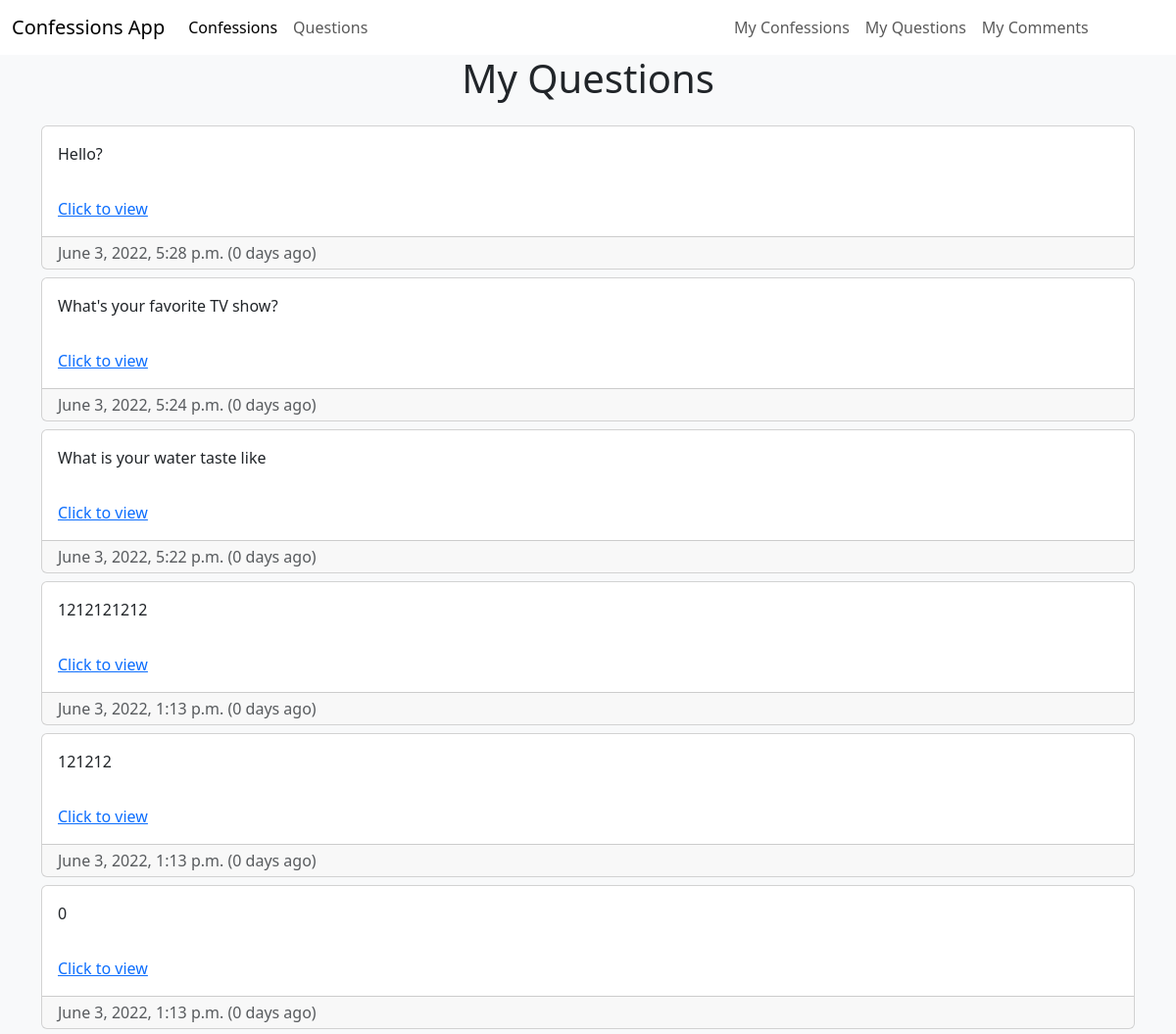
The page /myquestions (signed in, upper part) on the database as committed earlier.
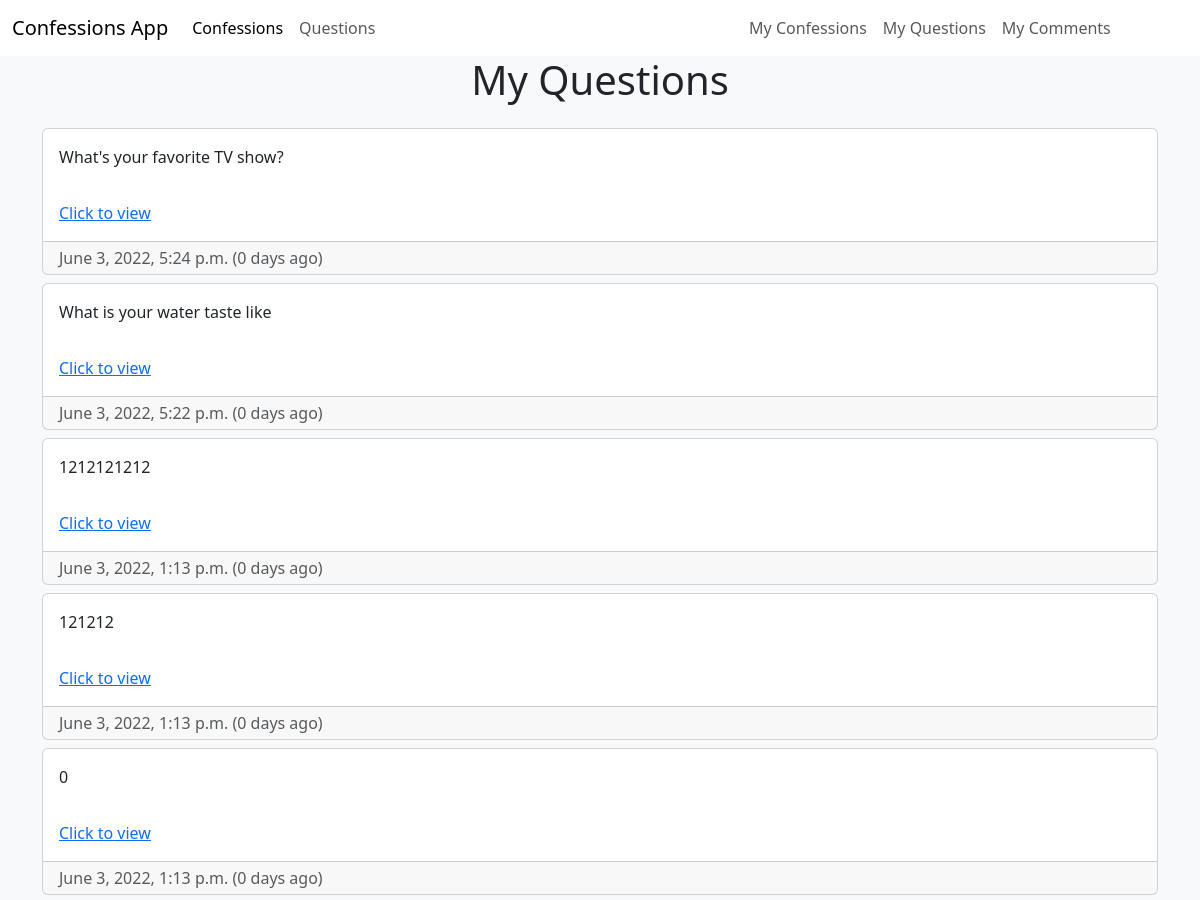
The same page on the database as committed later.
### ConfessionsApp/models.py (models this page shows, shortened)
class Question(models.Model):
    CATEGORIES = [
        ('CMPLN', 'Complaint'),
        ('FMLY', 'Family'),
        ('FRNDS', 'Friends'),
        ('HBBS', 'Hobbies'),
        ('LV', 'Love'),
        ('OTHR', 'Other'),
        ('SCHL', 'School'),
        ('SPRTS', 'Sports'),
    ]
    category = models.CharField(max_length=10, choices=CATEGORIES)
    owner = models.ForeignKey(User, on_delete=models.CASCADE)
    question_text = models.CharField(max_length=255)
    body = models.TextField()
    date = models.DateTimeField(auto_now_add=True)
    edited = models.BooleanField(default=False)
    edited_date = models.DateTimeField(auto_now=True)
    @property
    def num_days_ago(self):
        today= timezone.now()
        return (today - self.date).days

### ConfessionsApp/views.py (the view)
# urls.py: path("myquestions", views.userQuestions, name="myquestions"),
@login_required
def userQuestions(request):
    user = request.user
    Questions = Question.objects.filter(owner=user).order_by('-date')
    context = {
        'questions' : Questions,
    }
    return render(request, 'ConfessionsApp/userQuestions.html', context=context)

### ConfessionsApp/templates/ConfessionsApp/userQuestions.html (shortened to what this page needs)
{%extends 'ConfessionsApp/base.html'%}
{%block content%}
<h1 class="text-center">My Questions</h1>
<div class="container mt-4">
  {%for question in questions%}
    <div class="card mt-2 mb-2">
        <span class="card-body">{{question.question_text}}</span>
        <span class="card-body">
          <a href="{%url 'ConfessionsApp:question' question.id%}">Click to view</a>
        </span>
          <div class="card-footer py-1 submission-footer text-muted">
          <span class="card-text">
            {{question.date}}
            {%if question.num_days_ago != 1%}
              ({{question.num_days_ago}} days ago)
            {%else%}
            ({{question.num_days_ago}} day ago)
            {%endif%}
          </span>
        </div>
      </div>
  {%empty%}
  <p>You have posted no questions</p>
  {%endfor%}
{%endblock content%}

Rows that differ between the two databases and show on the page:
removed Question: question_text "Hello?", date "June 3, 2022, 5:28 p.m.", num_days_ago "0"
